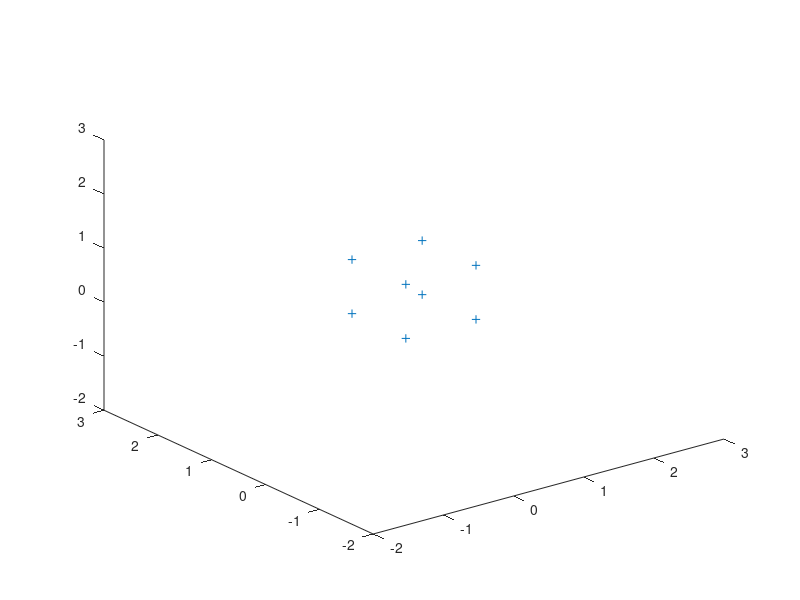

The MATLAB source for this figure: (Note: this script raises an error after producing the figure.)
clear;
clc;


%{
MF:

punti: points
prova: test

Creates the 3D test dataset.
Defines a cube in space and performs translations and rotations.
Points/tracks are on the vertices of the cube as they move through space
for 100 steps.
Saves to "movimento_punti_3D_100frames.mat".

%}

%% (Creating a Cube)

% Vertex a b c d e f g h
% Initialise a unit cube with vertices a-h
% Cube spans [0,1] in x,y,z directions

p3d =    [ 0 1 1 0 0 1 1 0 ;   % x 
           0 0 0 0 1 1 1 1 ;   % y
           0 0 1 1 1 1 0 0 ];  % z

% p3d = p3d*500; % re-scale?    
       
% Set all visible points
%hidden = zeros(1,8);

% Connectivity matrix? (Just for plotting?)
connmatrix = [ 'r'  0   0   0   0   0   0   0  ;
               'g' 'k'  0   0   0   0   0   0  ;
                0  'b' 'b'  0   0   0   0   0  ;
               'r'  0  'b' 'g'  0   0   0   0  ;
                0   0   0  'b' 'b'  0   0   0  ;
                0   0  'b'  0  'b' 'b'  0   0  ;
                0  'b'  0   0   0  'b' 'b'  0  ;
               'c'  0   0   0  'b'  0  'b' 'm' ];

% Camera settings?
kx=1;
ky=1;

K=[ kx  0   0 ;
    0   ky  0 ;
    0   0   1 ];
f=1;

% Plot the initial cube
figure;
plot3(p3d(1,:), p3d(2,:), p3d(3,:), '+');
axis([-2 3 -2 3 -2 3]);

%% Perform transformations to cube and save to file

% passo: step
passoz=0.01; % Translation per frame in z
passox=0.02; % Translation per frame in x

n_frames = 100; % Define the number of frames/steps 
degz = pi*2/n_frames; % Rotation step around the z-axis. Set to 360 deg rotation over the n_frames. 

% Initialise 
points=p3d;

% Generate tracks/points
for z=1:n_frames
    
    % Rotation matrix (around z)
    R = rotaz(0, 0, z*degz); 

    % Translation vector
    T = [z*passox, 0, z*passoz]';

    % Transformation matrix (affine?)
    pt_trasl = [R, T; [0,0,0,1]] * [p3d; ones(1,8)];
    
%     pt_trasl=rotaz(0,0,z*degz)*pt_trasl;
%     pt_trasl(3,:)=p3d(3,:)+z*passoz;
%     pt_trasl(1,:)=p3d(1,:)+z*passox;
    
    % Store only the x,y,z positions of the transformation
    points(:, :, z) = pt_trasl(1:3, :);
    
%     plot3(pt_trasl(1,:),pt_trasl(2,:),pt_trasl(3,:),'+');
%     axis([-2 3 -2 3 -2 3]);   
%     pause(0.03)
end
save('movimento_punti_3D_100frames','points');




%% 
% [P2D, hidden] = camera_simulation(eye(3), [-0.5 -0.5 5]', p3d, K, f);

% ccdplot(P2D, hidden, connmatrix) 
% axis([-0.1 0.1 -0.1 0.1]);

% pause;
% for z=0:0.1:3
%     pt_trasl=p3d;
%     pt_trasl(3,:)=p3d(3,:)+z;
%     
%     [P2D, hidden] = camera_simulation(eye(3), [-0.5 -0.5 10]', pt_trasl, eye(3));
%     ccdplot(P2D, hidden, connmatrix) 
%     axis([-0.1 0.1 -0.1 0.1]);
%     pause;
% end
% 
% 
% for z=0:0.1:10
%     pt_trasl=p3d;
%     pt_trasl(3,:)=p3d(3,:)-z;
%     
%     [P2D, hidden] = camera_simulation(eye(3), [-0.5 -0.5 10]', pt_trasl, eye(3));
%     ccdplot(P2D, hidden, connmatrix) 
%     axis([-0.1 0.1 -0.1 0.1]);
%     pause;
% end